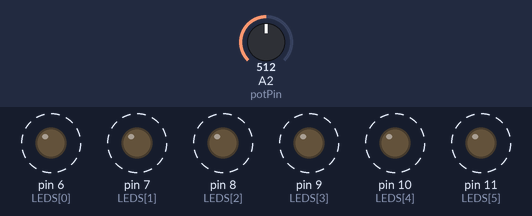
Bench run of a sketch on a simulated Arduino Uno, built with avr-gcc and run on an emulated ATmega328P. Shown: output pins drawn as LEDs (lit = HIGH). Dashed ring = blinking. Inputs (shaded band) come from the test bench; at power-on: A2 (potPin) = 512.

Above: at 0.87 s.
1.4 s: A2 (potPin) set to 0
At 2.3 s:
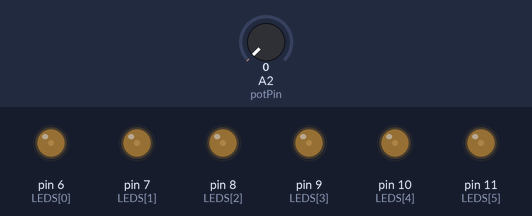
3.0 s: A2 (potPin) set to 4
At 4.2 s:
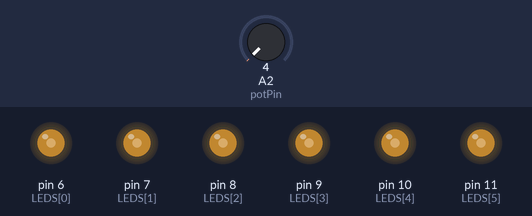
4.5 s: A2 (potPin) set to 122
At 4.74 s:
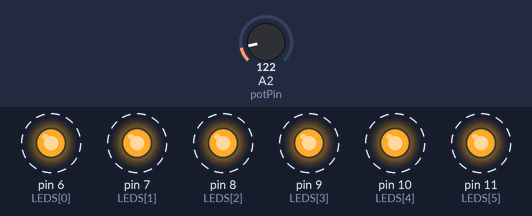
Timing chart, 0 to 13.5 s (numbered marks = the images above; inputs shaded):
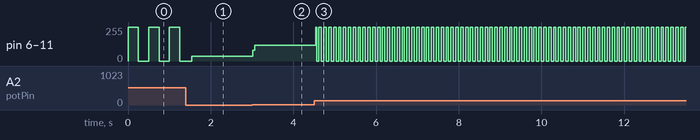

Measured:
- the behaviour switches between 2 and 3 on A2 (potPin) (found by bisection; images 1 and 2)
- after the input at 3.0 s, pin 6 (LEDS[0]), pin 7 (LEDS[1]), pin 8 (LEDS[2]), pin 9 (LEDS[3]), pin 10 (LEDS[4]), pin 11 (LEDS[5]): 35/255 → 118/255 at once
- after the input at 4.5 s, pin 6 (LEDS[0]), pin 7 (LEDS[1]), pin 8 (LEDS[2]), pin 9 (LEDS[3]), pin 10 (LEDS[4]), pin 11 (LEDS[5]): alternates 255/255 for 0.06 s and 0/255 for 0.06 s, starting at once

The sketch:

open_dag_setup.ino
```cpp
#include <Servo.h>

// Servo myservo;

int potPin = A2;
int servoPin = 2;
const int SIZE = 6;
int LEDS[SIZE] = {6, 7, 8, 9, 10, 11};
int potValue;
typedef enum {state_LEDS, state_DELAY} state; // Switch between setting the amount of LEDS or the amount of delay.
state currentState = state_DELAY;

void setup() {
  // Setup LEDS
  for(int i = 0; i < SIZE; i++){
    pinMode(LEDS[i], OUTPUT);
  }
  // myservo.attach(servoPin);
  Serial.begin(9600);
}

void loop() {
  int LEDSValue;
  // int ServoValue;
  // ServoValue = map(potValue, 0, 1023, 0, 180);
  // myservo.write(ServoValue);
  if(currentState == state_LEDS){
  potValue = analogRead(potPin);
  LEDSValue = map(potValue, 0, 1023, 0, SIZE);
  for(int i = 0; i <= SIZE; i++){
    if(LEDSValue >= i){
    digitalWrite(LEDS[SIZE - i], HIGH);
    } else {
    digitalWrite(LEDS[SIZE - i], LOW);
    }
  }
  } else if(currentState == state_DELAY){
      potValue = analogRead(potPin);
      LEDSValue = map(potValue, 0, 1023, 0, 500); // Max delay van 500 ms
      for(int i = 0; i < SIZE; i++){
       digitalWrite(LEDS[i], HIGH);
      }
      delay(LEDSValue);
      for(int i = 0; i < SIZE; i++){
       digitalWrite(LEDS[i], LOW);
      }
    delay(LEDSValue);
  }
}
```
